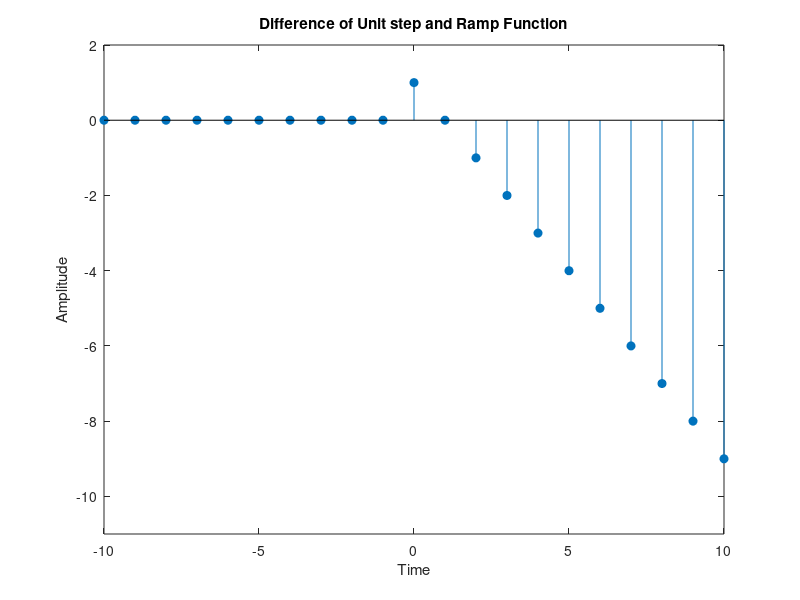

Source code (MATLAB):
n=-10:10;
x=(n+abs(n))/2;
x1=[zeros(1,10) ones(1,11)];
diff=x1-x;
stem(n,diff,'filled');
xlabel('Time');
ylabel('Amplitude');
title('Difference of Unit step and Ramp Function');
axis([-10 10 -11 2]);